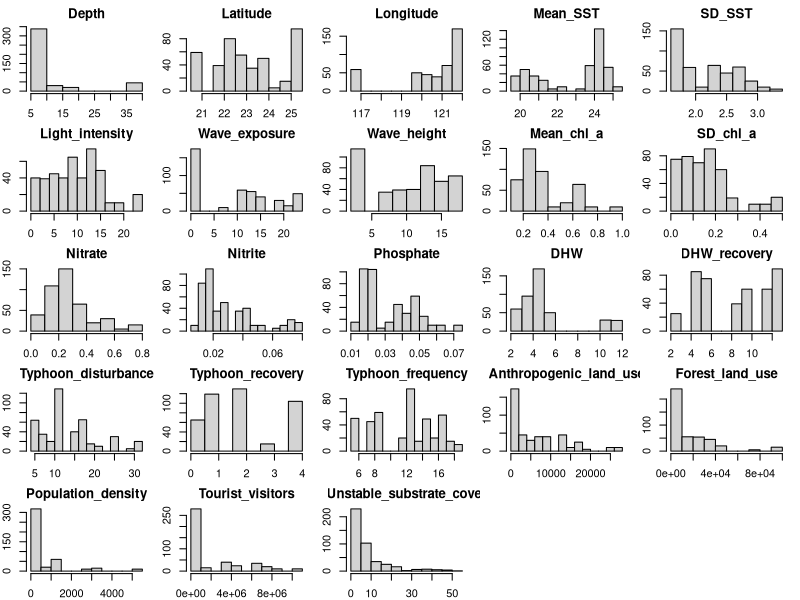
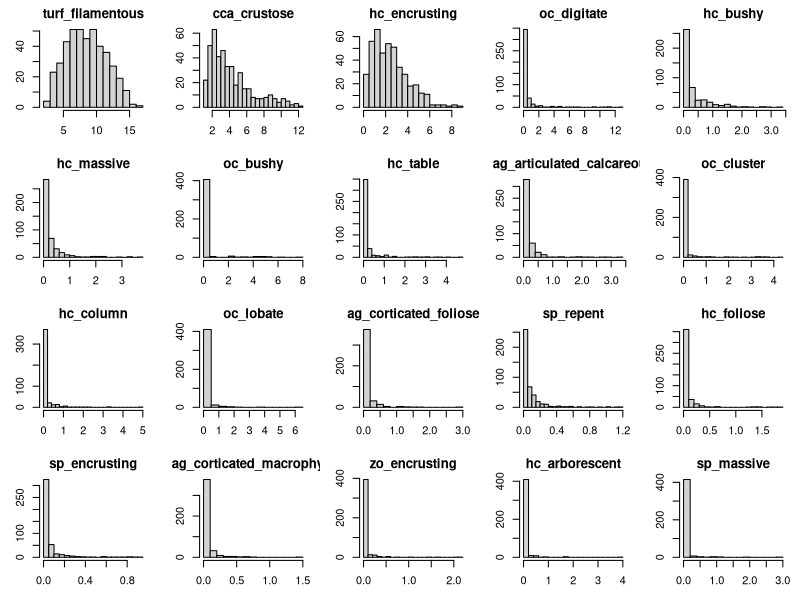
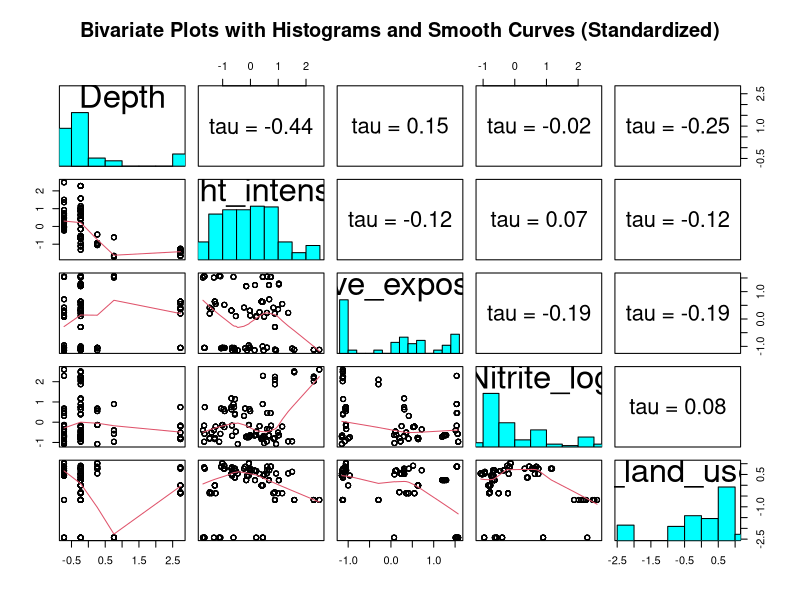
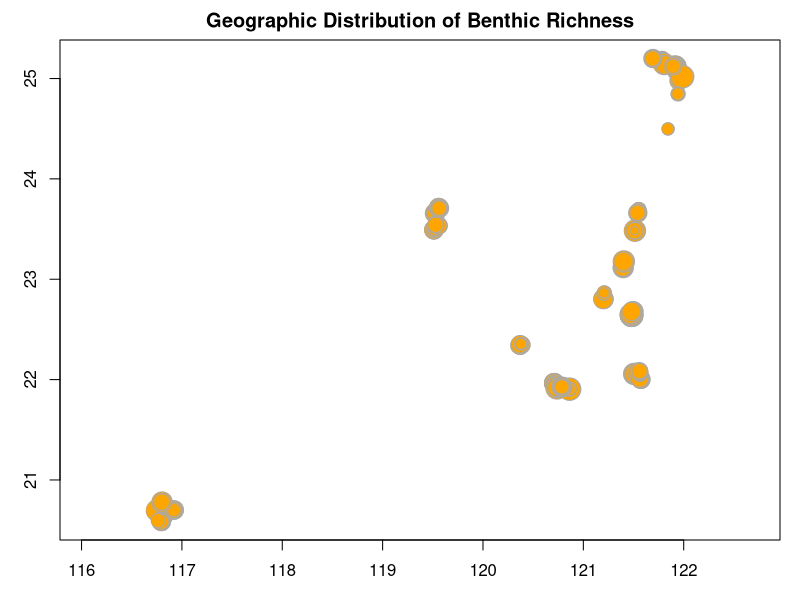
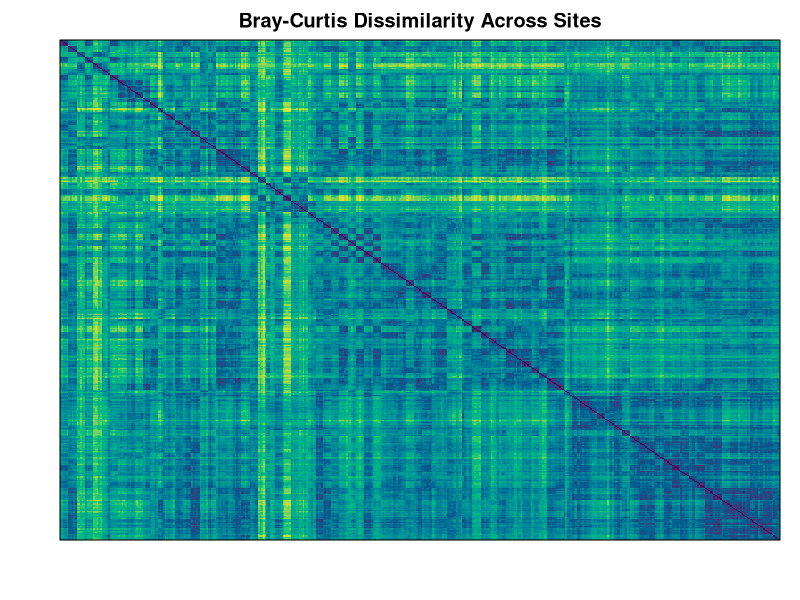
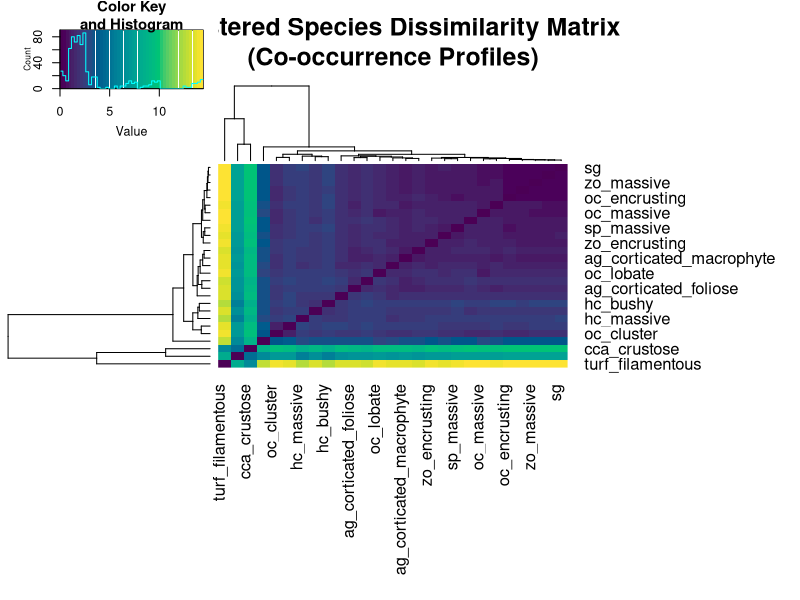
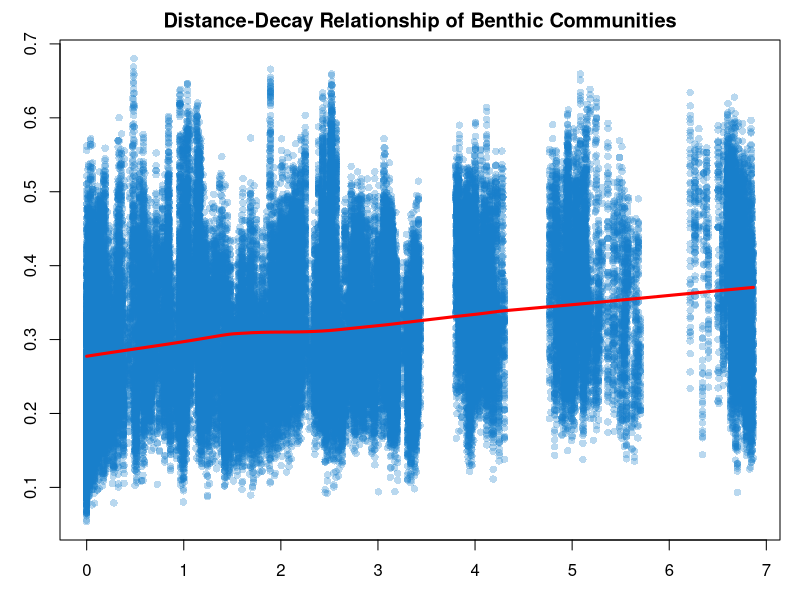
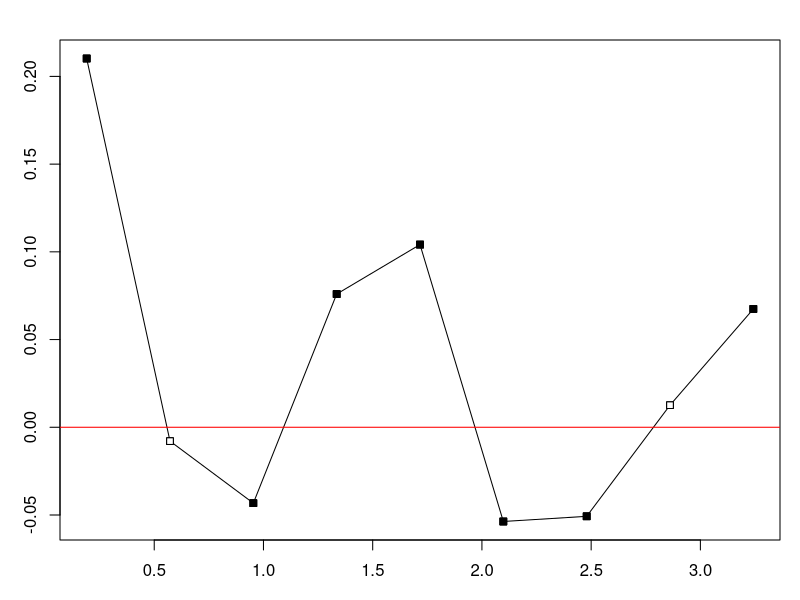

Here is the R script that generated these plots, in order:
# =========================================================================
# 1. SETUP AND DATA LOADING
# =========================================================================
library(vegan)
library(gplots)
library(gclus)

# Set your working directory
setwd("C:/Users/phili/OneDrive/Desktop/EPFL/ma3/multivar_r/project/costal_benthic_communities_analysis/data")

# Load datasets
benthic_data <- read.csv("Linetal_dataset_Benthic.csv", head=TRUE, sep=",", row.names = 1)
cor_data <- read.csv("Linetal_dataset_Cor.csv", head=TRUE, sep=",")
env_data <- read.csv("Linetal_dataset_Env.csv", head=TRUE, sep=",")

# Extract spatial coordinates (assuming they are in the Env dataset)
spa <- env_data[, c("Longitude", "Latitude")]

# =========================================================================
# 2. BASIC EXPLORATION & SUMMARY
# =========================================================================
head(benthic_data)
head(env_data)

# Benthic data is zero-inflated and right-skewed. 
# Calculate exact proportion of zeros to justify transformation later:
prop_zeros <- sum(benthic_data == 0) / (nrow(benthic_data) * ncol(benthic_data))
print(paste("Proportion of zeros in Benthic dataset:", round(prop_zeros, 2)))

# env_data 
# Calculate exact proportion of zeros to justify transformation later:
prop_zeros <- sum(env_data == 0) / (nrow(env_data) * ncol(env_data))
print(paste("Proportion of zeros in Benthic dataset:", round(prop_zeros, 2)))

summary(benthic_data)  
summary(env_data)
# =========================================================================
# 3. DISTRIBUTION CHECKS & CRITICAL TRANSFORMATIONS
# =========================================================================
# Plot raw histograms to identify skewness

options(repr.plot.width = 15, repr.plot.height = 12) # Slightly taller for 5 rows
par(mfrow = c(5, 5), mar = c(2, 2, 2, 1)) # 5 rows by 5 columns

env_numeric <- env_data[sapply(env_data, is.numeric)]

for (col_name in colnames(env_numeric)) {
  hist(env_numeric[[col_name]], main = col_name, xlab = "")
}

# distribution for benthic communities
# Find the top 20 most abundant benthic categories
top_species <- names(sort(apply(benthic_data, 2, sum), decreasing = TRUE)[1:20])

# Set up a 4x5 grid to fit exactly 20 plots
options(repr.plot.width = 16, repr.plot.height = 12)
par(mfrow = c(4, 5), mar = c(3, 3, 2, 1)) 

for (sp in top_species) {
  hist(benthic_data[[sp]], 
       main = sp, 
       xlab = "", 
       ylab = "",
       breaks = 20)
}

# Critical Step: Log-transformation of highly right-skewed variables.
# Variables like Nitrite and Anthropogenic_land_use show severe skew, 
# which violates the linearity assumptions of many multivariate models.
env_numeric$Nitrite_log <- log1p(env_numeric$Nitrite)
env_numeric$Anth_land_use_log <- log1p(env_numeric$Anthropogenic_land_use)

# Standardize all numerical environmental variables (z-scores) for distance calculations
env_scaled <- as.data.frame(scale(env_numeric))

# =========================================================================
# 4. BIVARIATE RELATIONSHIPS (PAIRS PLOT)
# =========================================================================
# Custom functions for pairs plot
panel.cor2 <- function(x, y){
  usr <- par("usr")
  on.exit(par(usr = usr))
  par(usr = c(0, 1, 0, 1))
  
  # Using Kendall tau because environmental data often has outliers / non-normality
  r <- round(cor(x, y, method = "kendall", use = "pairwise.complete.obs"), digits=2)
  txt <- paste0("tau = ", r)
  text(0.5, 0.5, txt, cex = 2)
}

panel.hist <- function(x, ...) {
  usr <- par("usr")
  on.exit(par(usr = usr))
  par(usr = c(usr[1:2], 0, 1.5))
  h <- hist(x, plot = FALSE)
  breaks <- h$breaks
  nB <- length(breaks)
  y <- h$counts
  y <- y / max(y)
  rect(breaks[-nB], 0, breaks[-1], y, col = "cyan", ...)
}

# Select a subset of standardized, critical variables to visualize
# (e.g., Depth, Light, Wave Exposure, and our newly transformed variables)
vars_to_plot <- c("Depth", "Light_intensity", "Wave_exposure", "Nitrite_log", "Anth_land_use_log")
options(repr.plot.width = 20, repr.plot.height = 14)
pairs(env_scaled[, vars_to_plot], 
      panel = panel.smooth, 
      diag.panel = panel.hist, 
      upper.panel = panel.cor2, 
      cex.labels = 3, 
      main = "Bivariate Plots with Histograms and Smooth Curves (Standardized)"
)

# =========================================================================
# 5. SPATIAL VISUALIZATION (RICHNESS)
# =========================================================================
# Compute species richness per site
sit.pres <- apply(benthic_data > 0, 1, sum)

options(repr.plot.width = 10, repr.plot.height = 10)
par(mfrow = c(1, 1))
plot(spa$Longitude, spa$Latitude, 
     asp = 1, 
     main = "Geographic Distribution of Benthic Richness", 
     pch = 21, 
     col = "darkgrey", 
     bg = "orange", 
     cex = 3 * sit.pres / max(sit.pres), 
     xlab = "Longitude", 
     ylab = "Latitude"
)

# =========================================================================
# 6. DISSIMILARITY MATRICES & VISUALIZATION
# =========================================================================
image.real <- function(mat) { 
  mat <- t(mat)[,nrow(mat):1]
  image(mat, axes = FALSE, col = hcl.colors(15, palette="viridis"))
  # Suppressing axis labels if the matrix is huge (e.g., 400+ rows) to avoid black overlapping text
  if(nrow(mat) < 100) {
    axis(1, at = seq(0, 1, length = nrow(mat)), labels = rownames(mat), las=2)
    axis(2, at = seq(0, 1, length = ncol(mat)), labels = colnames(mat))
  }
  box() 
}

# Critical Step: Because of the high proportion of zeros (double-zero problem), 
# directly applying Bray-Curtis to raw abundance can falsely equate sites that share absences.
# We apply a Hellinger transformation first, which gives low weights to rare species.
spe.hel <- decostand(benthic_data, "hel")

# -------------------------------------------------------------------------
# 6A. Q-MODE: SITE-BY-SITE DISSIMILARITY
# -------------------------------------------------------------------------
# Compute Bray-Curtis on Hellinger-transformed data
benthic_data.db <- vegdist(spe.hel, method = "bray")

options(repr.plot.width = 8, repr.plot.height = 8)
image.real(as.matrix(benthic_data.db))
title("Bray-Curtis Dissimilarity Across Sites")

# -------------------------------------------------------------------------
# 6B. R-MODE: SPECIES CO-OCCURRENCE (CLUSTERED HEATMAP)
# -------------------------------------------------------------------------
# Transpose the Hellinger-transformed data so species are rows
spe_t <- t(spe.hel)

# Calculate the Euclidean distance between species profiles
species_dist <- dist(spe_t)

# Create a Clustered Heatmap for the 27 species
options(repr.plot.width = 12, repr.plot.height = 12)
heatmap.2(as.matrix(species_dist), 
          Rowv = TRUE, Colv = TRUE,      
          dendrogram = "both",           
          trace = "none",                
          col = hcl.colors(50, palette="viridis"), 
          margins = c(14, 14),           
          cexRow = 1.2, cexCol = 1.2,    
          main = "Clustered Species Dissimilarity Matrix\n(Co-occurrence Profiles)")

# -------------------------------------------------------------------------
# Calculate Environmental Euclidean Distance (Prep for Mantel Test)
env.de <- dist(env_scaled)

# =========================================================================
# 7. MANTEL TEST
# =========================================================================
# Does environmental similarity dictate biological similarity?
mantel_result <- mantel(benthic_data.db, env.de, method = "spearman")
print(mantel_result)

# =========================================================================
# 8. GEO-ECOLOGY: SPATIAL AUTOCORRELATION & DISTANCE DECAY
# =========================================================================
library(vegan)

# 1. Create a spatial distance matrix (using Longitude and Latitude)
# Note: For strict geographic accuracy over large scales, you'd use 
# Haversine distance, but Euclidean is standard for basic numerical ecology classes.
spa <- env_data[, c("Longitude", "Latitude")]
spa_dist <- dist(spa)

# 2. Ensure you have your biological distance matrix ready 
# (Bray-Curtis on Hellinger-transformed data)
spe_hel <- decostand(benthic_data, "hel")
spe_dist <- vegdist(spe_hel, method = "bray")

# -------------------------------------------------------------------------
# Plot 1: The Classic Distance-Decay Scatterplot
# -------------------------------------------------------------------------
options(repr.plot.width = 8, repr.plot.height = 6)
par(mfrow = c(1, 1))

# Plot biological dissimilarity against geographic distance
plot(spa_dist, spe_dist, 
     pch = 16, col = rgb(0.1, 0.5, 0.8, alpha = 0.3), # semi-transparent dots
     xlab = "Geographic Distance (Euclidean)", 
     ylab = "Bray-Curtis Dissimilarity",
     main = "Distance-Decay Relationship of Benthic Communities")

# Add a smoothing line (lowess) to highlight the trend
lines(lowess(spa_dist, spe_dist), col = "red", lwd = 3)

# -------------------------------------------------------------------------
# Plot 2: Mantel Correlogram (The Numerical Ecology Standard)
# -------------------------------------------------------------------------
# This groups the distances into classes and tests if the correlation 
# is significant at each specific distance scale.
correlog <- mantel.correlog(spe_dist, spa_dist)

options(repr.plot.width = 10, repr.plot.height = 6)
plot(correlog, main = "Mantel Correlogram: Spatial Autocorrelation")

# =========================================================================
# 9. SPECIES-ENVIRONMENT CROSS-CORRELATION
# =========================================================================
# Note: We use the Hellinger-transformed species (spe.hel) and the 
# scaled environmental data (env_scaled) to ensure fair comparisons.

# 1. Calculate the cross-correlation matrix (Kendall tau)
# This correlates every species (columns of spe.hel) against every env variable (columns of env_scaled)
spe_env_cor <- cor(spe.hel, env_scaled, method = "kendall", use = "pairwise.complete.obs")

# (Optional) Print the top correlations for a specific species, e.g., Turf Algae
print("Top environmental correlations for Filamentous Turf:")
sort(spe_env_cor["turf_filamentous", ], decreasing = TRUE)[1:5]

# 1. Augmentez considérablement la hauteur du graphique (passez à 16 ou 18)
options(repr.plot.width = 14, repr.plot.height = 18)

# 2. Tracez la carte de chaleur avec une police plus petite pour les lignes
heatmap.2(spe_env_cor, 
          Rowv = TRUE, Colv = TRUE,       
          dendrogram = "both",            
          trace = "none",                 
          col = hcl.colors(50, palette = "Blue-Red 2"), 
          margins = c(12, 18),           # Gardez une grande marge à droite
          cexRow = 0.6,                  # <-- RÉDUISEZ CETTE VALEUR (ex: 0.5 ou 0.6)
          cexCol = 1.0,                  # Taille de la police pour les variables environnementales
          main = "Kendall Correlation: Species vs. Environment")
